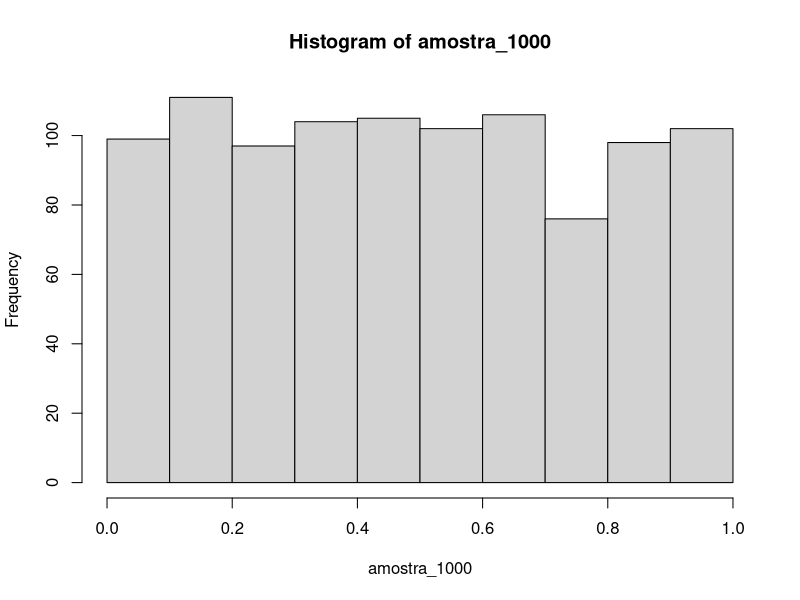
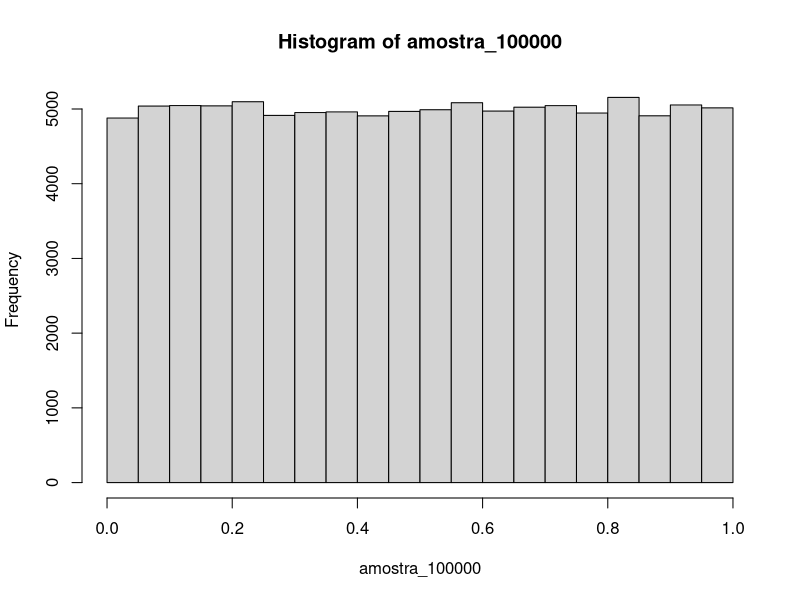

Recreate these plots in R, in order. (Note: this script raises an error after producing the figures.)
## ---- chunk 1
knitr::opts_chunk$set(echo = TRUE)
## ---- chunk 2


################## GERACAO NUMEROS ALEATORIOS ##################

amostra_1000<-runif(1000,0,1)

# amostra_1000


## ---- chunk 3
summary(amostra_1000)

hist(amostra_1000)

system.time(amostra_1000<-runif(1000,0,1))


## ---- chunk 4
amostra_100000<-runif(100000,0,1)
# amostra_100000
summary(amostra_100000)
hist(amostra_100000)
system.time(amostra_100000<-runif(100000,0,1))

## ---- chunk 5
amostra_100000000<-runif(100000000,0,1)

summary(amostra_100000000)

system.time(amostra_100000000<-runif(100000000,0,1))

hist(amostra_100000000)

## ---- chunk 6


################## GERACAO DE NUMEROS NO R ##################

#Gerando de numeros da megasena
# Effective way of generating 6 numbers to Megasena lottery


 megasena <-  as.data.frame(t(replicate(sort(sample(1:60, 6, replace = FALSE)), 
                                           n = 1000)))


summary(megasena)
 
## ---- chunk 7

# distribuição gaussiana em R:
# dnorm(x, mean = 0, sd = 1, log = FALSE)
# pnorm(q, mean = 0, sd = 1, lower.tail = TRUE, log.p = FALSE)
# qnorm(p, mean = 0, sd = 1, lower.tail = TRUE, log.p = FALSE)
# rnorm(n, mean = 0, sd = 1)
# onde:
# d- densidade: a fdp
# p- probabilidade: a função de distribuição cumulativa
# q- quartis: inverso da função de distribuição cumulativa
# r- random: gera variáveis aleatórias com essa distribuição

# densidade de probabilidades

set.seed(8)

x = seq(-4, 4, by = .1)
plot(x,dnorm(x,mean=0,sd=1),main="fdp gaussiana",type="l")

 
## ---- chunk 8


# distribuição cumulativa
# a função pnorm(x) retorna a função de distribuição cumulativa da gaussiana, ∫x−∞P(x′)dx′

plot(x,pnorm(x,mean=0,sd=1),main="distribuição cumulativa da gaussiana",type="l")


## ---- chunk 9
# percentil da distribuição cumulativa
# qnorm é o inverso de pnorm e fornece o falor de x correspondente ao percentil p da distribuição normal

p = seq(0, 1, by = .01)
x = qnorm(p)
plot(p,x,main="qnorm",type="l")


## ---- chunk 10
# geração de números aleatórios
# rnorm gera um vetor com números distribuídos como uma gaussiana

hist(rnorm(100,mean=10,sd=5))
## ---- chunk 11
x<-seq(-3,3,0.1) # Cria um intervalo de -3 a 3
fdnorm<-dnorm(x = x, mean = 0, sd=1)    # Calcula a fdp da distr. normal para o intervalo x
fdanorm<-pnorm(q = x, mean = 0, sd=1)   # Calcula a fda da distr. normal para o intervalo x

## Imprimindo os gráficos da fdp e fda:
## fdp: função densidade e fda: distribuição acumulada de uma v.a. Normal padrão.
par(mfrow=c(1,2))
plot(x=x,y=fdnorm,type="l", col="blue",lwd=2, main="f.d.p. da Distrib. Normal padrão",xlab="z")
plot(x=x,y=fdanorm,type="l", col="blue",lwd=2, main="f.d.a. da Distrib. Normal padrão",xlab="z")
lines(x=c(0,0),y=c(0,fdanorm[x==0]),lty=2, col="gray")

par(mfrow=c(1,1))


## ---- chunk 12

################## DISTRIBUICAO NORMAL ##################

# O tempo gasto no exame vestibular tem distribuicao Normal 
# com media 120 min e desvio padrao 15 min.

#Simular um histograma com n=1000 com a distribuicao fornecida do tempo de prova dos alunos 

tempo<-rnorm(10000,mean=120,sd=15)
mean(tempo)
sd(tempo)
hist(tempo, col = "orange")

## ---- chunk 13

tempo_pad <- scale(tempo)

par(mfrow=c(1,2))

hist(tempo, col = "blue")
hist(tempo_pad, col = "green")

par(mfrow=c(1,1))

## ---- chunk 14


# Sorteando-se um aluno ao acaso, qual a probabilidade dele terminar o exame 
# antes de 100 min?
 

prob <-pnorm(100,mean=120, sd=15)
cat("Probabilidade de um aluno terminar o exame antes de 100min",prob*100, '% \n')
 

## ---- chunk 15

par(mfrow=c(1,2))
# grafico 1
curve(pnorm(x, 120, 15), from=50, to=200, ylim=c(0,1), xlab="x", ylab=expression(P(X <= x)),col= 1, lwd = 3,yaxs="i", main=c(paste("Distribuição Acumulada para"),paste("X ~ N(120,225)")))
lines(x=c(100,100),y=c(0, pnorm(100,120,15)),lty=2, col="darkred")
lines(y=rep(pnorm(100,120,15),2),x=c(0,100),lty=2,col="darkred") 
mtext(100,side=1, at=100, col="darkred")
mtext(round(pnorm(100,120,15),4), side=2, at=pnorm(100,120,15), col="darkred" )
# gráfico 2
curve(dnorm(x, 120, 15), xlim=c(50,200), ylim=c(0,dnorm(120,120,15)*1.1), xlab="x", ylab = "Densidade de Probabilidade" ,col= 1, lwd = 3,yaxs="i", main =c(paste("Função Densidade de Probabilidade"),paste("de X ~ N(120,225)"))) 
mtext(100,side=1, at=100, col="darkred")
x=c(0,seq(50,100,0.01),100)
y=c(0,dnorm(seq(50,100,0.01),120,15),0)
polygon(x=x,y=y,col="darkred")
legend("topright",legend=expression(P(X <= 100)),  fill="darkred")


## ---- chunk 16

# Sorteando-se um aluno ao acaso, qual a probabilidade dele terminar o exame 
# com mais de 100 min?

prob <-pnorm(100,mean=120, sd=15, lower.tail = FALSE)
cat("Probabilidade de um aluno terminar o exame com mais de  100min",prob*100, '% \n')


## ---- chunk 17

# Qual a proporcao esperada de alunos terminarem  entre 100min e 140min?


print("opçao 1:proporcao esperada de alunos terminarem  entre 100min e 140min")


par(mfrow=c(1,3))


# grafico 1
curve(dnorm(x, 120, 15), xlim=c(50,200), ylim=c(0,dnorm(120,120,15)*1.1), xlab="x", ylab = "Densidade de Probabilidade" ,col= 1, lwd = 3,yaxs="i", main=expression(P(X <= 140))) 
x=c(50,seq(50,140,0.01),140)
y=c(0,dnorm(seq(50,140,0.01),120,15),0)
polygon(x=x,y=y,col="red")



# grafico 2
curve(dnorm(x, 120, 15), xlim=c(50,200), ylim=c(0,dnorm(120,120,15)*1.1), xlab="x", ylab = "Densidade de Probabilidade" ,col= 1, lwd = 3,yaxs="i", main=expression(P(X <= 100))) 
x=c(50,seq(50,100,0.01),100)
y=c(0,dnorm(seq(50,100,0.01),120,15),0)
polygon(x=x,y=y,col="orange")




# grafico 3

curve(dnorm(x, 120, 15), xlim=c(50,200), ylim=c(0,dnorm(120,120,15)*1.1), xlab="x", ylab = "Densidade de Probabilidade" ,col= 1, lwd = 3,yaxs="i", main=expression(P(paste(100 <=X ) <= 140))) 
x=c(100,100,seq(100,140,0.01),140)
y=c(0,dnorm(100,120,15),dnorm(x=seq(100,140,0.01),120,15),0)
polygon(x=x,y=y,col="darkred")



par(mfrow=c(1,1))

## ---- chunk 18


# Qual a proporcao esperada de alunos terminarem  entre 100min e 140min?


print("opçao 1:proporcao esperada de alunos terminarem  entre 100min e 140min")

pnorm(140,mean=120, sd=15)-pnorm(100,mean=120, sd=15)

# ou


print("opçao 2:proporcao esperada de alunos terminarem  entre 100min e 140min")

diff(pnorm(c(100,140),mean=120,sd=15))

## ---- chunk 19
# Qual deve ser o tempo de prova, de modo a permitir que 95% dos vestibulandos 
# terminem no prazo estipulado?

print("tempo de prova em min de modo a permitir que 95%")
print("dos vestibulandos terminem no prazo estipulado")
qnorm(0.95,mean=120, sd=15)



pnorm(144.7,mean=120,sd=15) #Prova real para ver se deu certo

## ---- chunk 20

# DISTRIBUIÇÃO DE POISSON
# probabilidade de n eventos ocorrerem num certo intervalo de tempo, ou em certa região do espaço, se estes eventos ocorrem independentemente e com uma média fixa λ:


#Uma loja vende 5 camisas todos os dias, entao qual a probabilidade de vender hoje:


print("Probabilidade de exatamente 3 camisas") 
dpois(x = 3, lambda = 5)


# ou 


print("Probabilidade de exatamente 3 camisas")
ppois(2, lambda=5, lower=FALSE) - ppois(3, lambda=5, lower=FALSE) #Probabilidade de exatamente 3 camisas



print("Probabilidade de 4 ou mais camisas")
ppois(3, lambda=5, lower=FALSE) #Probabilidade de 4 ou mais camisas

print("Probabilidade de 3 ou menos camisas")
ppois(3, lambda=5) #Probabilidade de 3 ou menos



p= dpois(0:10, lambda = 5)
names(p)=0:10
barplot(p,  col= c(rep('forestgreen',6), rep('grey',7)), main = expression(paste("Poisson (", lambda, " = 5)")), xlab = "k", ylab = "P(X=k)")



## ---- chunk 21
#Se doze carros em media cruzam uma ponte por minuto, qual a probabilidade de ter 17 carros
#ou mais cruzando a ponte por minuto?

print("Probabilidade de de 17 ou mais carros cruzando a ponte por minuto")
ppois(16, lambda=12, lower=FALSE) #Probabilidade de 17 ou mais carros


